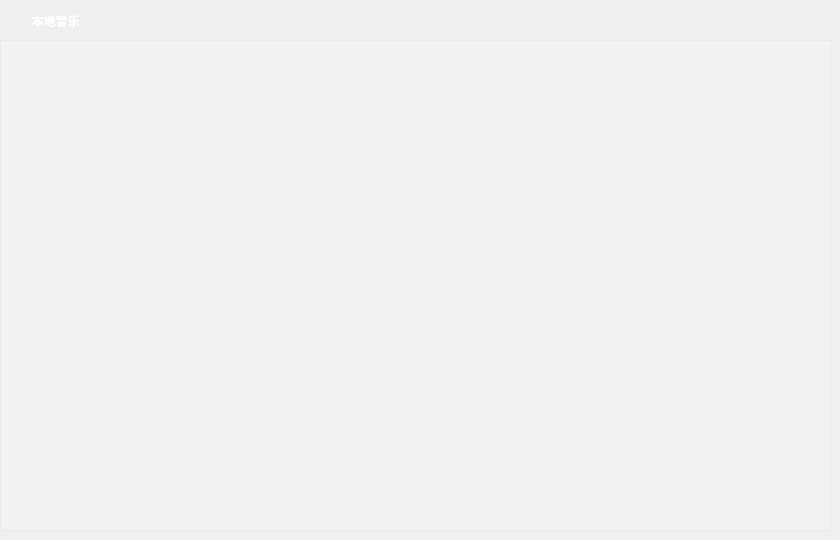
   <widget class="QWidget" name="page_1">
    <widget class="MusicListWidget" name="localMusicWidget">
     <property name="geometry">
      <rect>
       <x>0</x>
       <y>40</y>
       <width>831</width>
       <height>491</height>
      </rect>
     </property>
     <property name="font">
      <font>
       <weight>75</weight>
       <bold>true</bold>
      </font>
     </property>
     <property name="styleSheet">
      <string notr="true">color: rgb(255, 255, 255);
background-color: rgba(255, 255, 255, 50);
</string>
     </property>
     <property name="horizontalScrollBarPolicy">
      <enum>Qt::ScrollBarAlwaysOff</enum>
     </property>
     <property name="sizeAdjustPolicy">
      <enum>QAbstractScrollArea::AdjustToContentsOnFirstShow</enum>
     </property>
     <property name="selectionMode">
      <enum>QAbstractItemView::SingleSelection</enum>
     </property>
     <property name="isWrapping" stdset="0">
      <bool>false</bool>
     </property>
     <property name="wordWrap">
      <bool>false</bool>
     </property>
     <property name="selectionRectVisible">
      <bool>false</bool>
     </property>
     <property name="sortingEnabled">
      <bool>false</bool>
     </property>
    </widget>
    <widget class="QLabel" name="titleLabel_3">
     <property name="enabled">
      <bool>true</bool>
     </property>
     <property name="geometry">
      <rect>
       <x>0</x>
       <y>0</y>
       <width>111</width>
       <height>41</height>
      </rect>
     </property>
     <property name="font">
      <font>
       <family>Microsoft YaHei UI</family>
       <pointsize>9</pointsize>
       <weight>75</weight>
       <italic>false</italic>
       <bold>true</bold>
      </font>
     </property>
     <property name="styleSheet">
      <string notr="true">color:rgb(255, 255, 255);
</string>
     </property>
     <property name="text">
      <string>本地音乐</string>
     </property>
     <property name="alignment">
      <set>Qt::AlignCenter</set>
     </property>
    </widget>
    <widget class="QWidget" name="layoutWidget">
     <property name="geometry">
      <rect>
       <x>570</x>
       <y>0</y>
       <width>245</width>
       <height>43</height>
      </rect>
     </property>
     <layout class="QHBoxLayout" name="horizontalLayout_2">
      <item>
       <widget class="QPushButton" name="btnClear_2">
        <property name="font">
         <font>
          <family>Microsoft YaHei UI</family>
          <pointsize>10</pointsize>
          <weight>75</weight>
          <bold>true</bold>
         </font>
        </property>
        <property name="cursor">
         <cursorShape>PointingHandCursor</cursorShape>
        </property>
        <property name="toolTip">
         <string>清空当前列表</string>
        </property>
        <property name="styleSheet">
         <string notr="true"/>
        </property>
        <property name="text">
         <string/>
        </property>
        <property name="icon">
         <iconset resource="imagefile.qrc">
          <normaloff>:/image/image/image/clear.png</normaloff>:/image/image/image/clear.png</iconset>
        </property>
        <property name="iconSize">
         <size>
          <width>30</width>
          <height>30</height>
         </size>
        </property>
        <property name="flat">
         <bool>true</bool>
        </property>
       </widget>
      </item>
      <item>
       <widget class="QPushButton" name="btnNeaten">
        <property name="font">
         <font>
          <family>Microsoft YaHei UI</family>
          <pointsize>10</pointsize>
          <weight>75</weight>
          <bold>true</bold>
         </font>
        </property>
        <property name="cursor">
         <cursorShape>PointingHandCursor</cursorShape>
        </property>
        <property name="toolTip">
         <string>整理歌曲（排序且去除重复）</string>
        </property>
        <property name="styleSheet">
         <string notr="true"/>
        </property>
        <property name="text">
         <string/>
        </property>
        <property name="icon">
         <iconset resource="imagefile.qrc">
          <normaloff>:/image/image/image/remove_dup.png</normaloff>:/image/image/image/remove_dup.png</iconset>
        </property>
        <property name="iconSize">
         <size>
          <width>30</width>
          <height>30</height>
         </size>
        </property>
        <property name="flat">
         <bool>true</bool>
        </property>
       </widget>
      </item>
      <item>
       <widget class="QPushButton" name="btnSortSinger">
        <property name="font">
         <font>
          <family>Microsoft YaHei UI</family>
          <pointsize>10</pointsize>
          <weight>75</weight>
          <bold>true</bold>
         </font>
        </property>
        <property name="cursor">
         <cursorShape>PointingHandCursor</cursorShape>
        </property>
        <property name="toolTip">
         <string>按歌手名排序</string>
        </property>
        <property name="styleSheet">
         <string notr="true"/>
        </property>
        <property name="text">
         <string/>
        </property>
        <property name="icon">
         <iconset resource="imagefile.qrc">
          <normaloff>:/image/image/image/singer.png</normaloff>:/image/image/image/singer.png</iconset>
        </property>
        <property name="iconSize">
         <size>
          <width>30</width>
          <height>30</height>
         </size>
        </property>
        <property name="flat">
         <bool>true</bool>
        </property>
       </widget>
      </item>
      <item>
       <widget class="QPushButton" name="btnSortTitle">
        <property name="font">
         <font>
          <family>Microsoft YaHei UI</family>
          <pointsize>10</pointsize>
          <weight>75</weight>
          <bold>true</bold>
         </font>
        </property>
        <property name="cursor">
         <cursorShape>PointingHandCursor</cursorShape>
        </property>
        <property name="toolTip">
         <string>按歌曲名排序</string>
        </property>
        <property name="styleSheet">
         <string notr="true"/>
        </property>
        <property name="text">
         <string/>
        </property>
        <property name="icon">
         <iconset resource="imagefile.qrc">
          <normaloff>:/image/image/image/sort-alpha-asc_ea48_ether.png</normaloff>:/image/image/image/sort-alpha-asc_ea48_ether.png</iconset>
        </property>
        <property name="iconSize">
         <size>
          <width>30</width>
          <height>30</height>
         </size>
        </property>
        <property name="flat">
         <bool>true</bool>
        </property>
       </widget>
      </item>
      <item>
       <widget class="QPushButton" name="btnSortDuration">
        <property name="font">
         <font>
          <family>Microsoft YaHei UI</family>
          <pointsize>10</pointsize>
          <weight>75</weight>
          <bold>true</bold>
         </font>
        </property>
        <property name="cursor">
         <cursorShape>PointingHandCursor</cursorShape>
        </property>
        <property name="toolTip">
         <string>按时长排序</string>
        </property>
        <property name="styleSheet">
         <string notr="true"/>
        </property>
        <property name="text">
         <string/>
        </property>
        <property name="icon">
         <iconset resource="imagefile.qrc">
          <normaloff>:/image/image/image/duration.png</normaloff>:/image/image/image/duration.png</iconset>
        </property>
        <property name="iconSize">
         <size>
          <width>30</width>
          <height>30</height>
         </size>
        </property>
        <property name="flat">
         <bool>true</bool>
        </property>
       </widget>
      </item>
     </layout>
    </widget>
   </widget>
